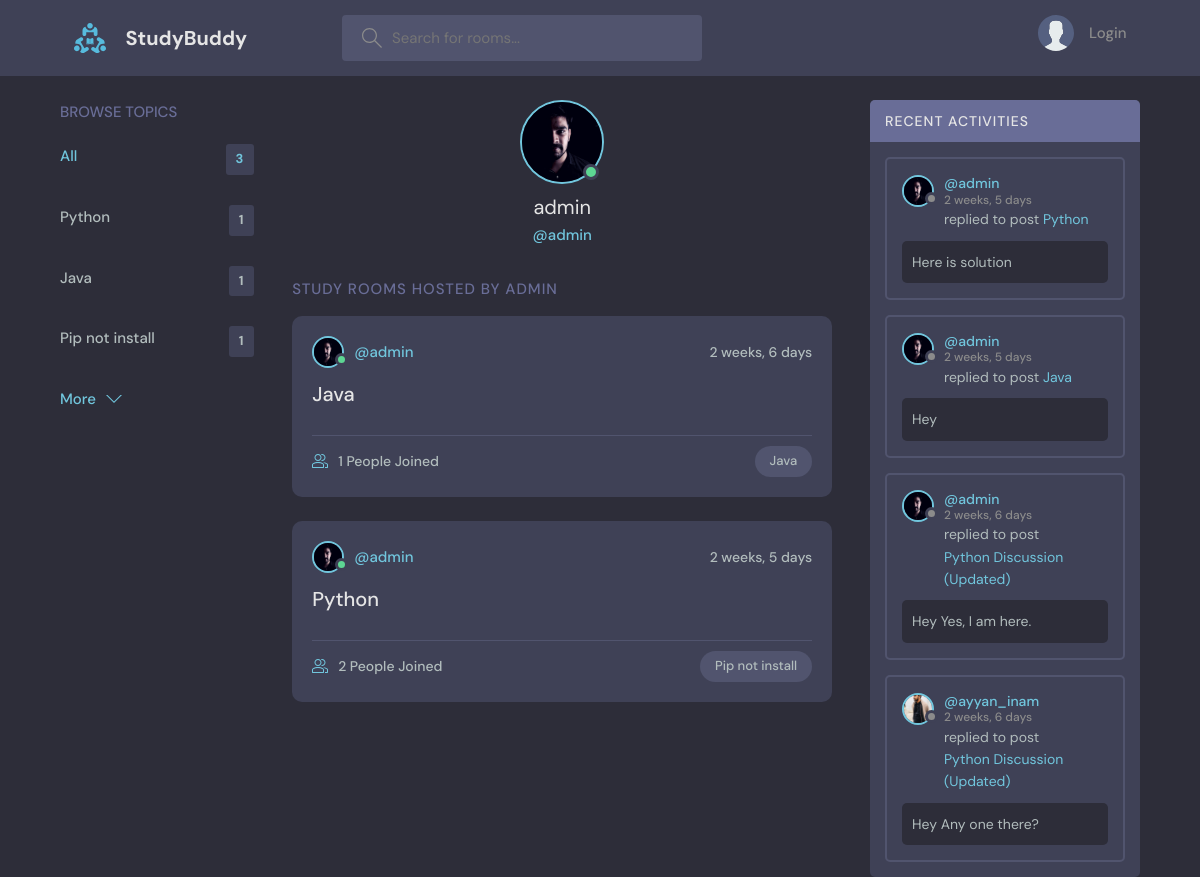
Before: /profile-page/1 with the older database file.
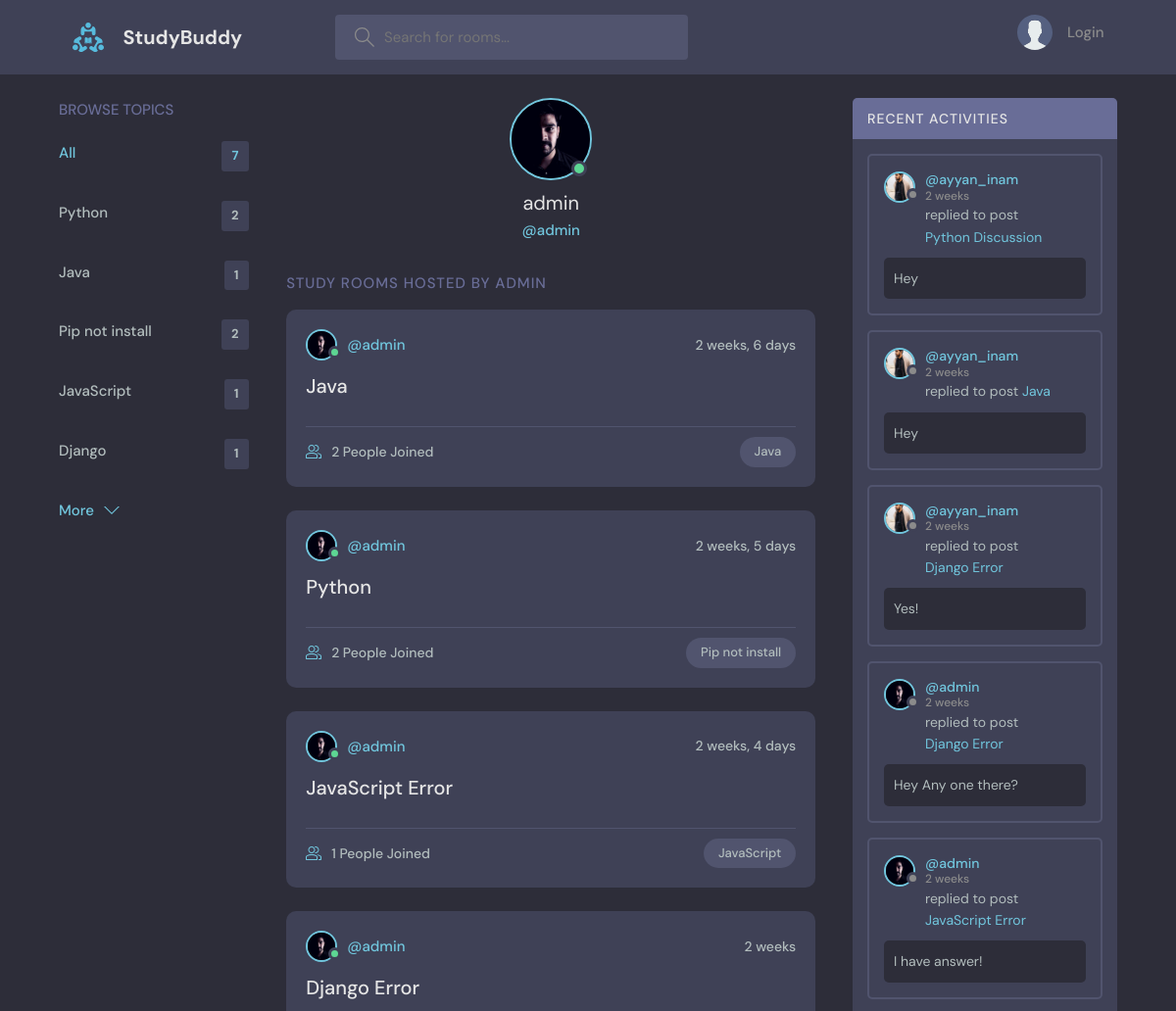
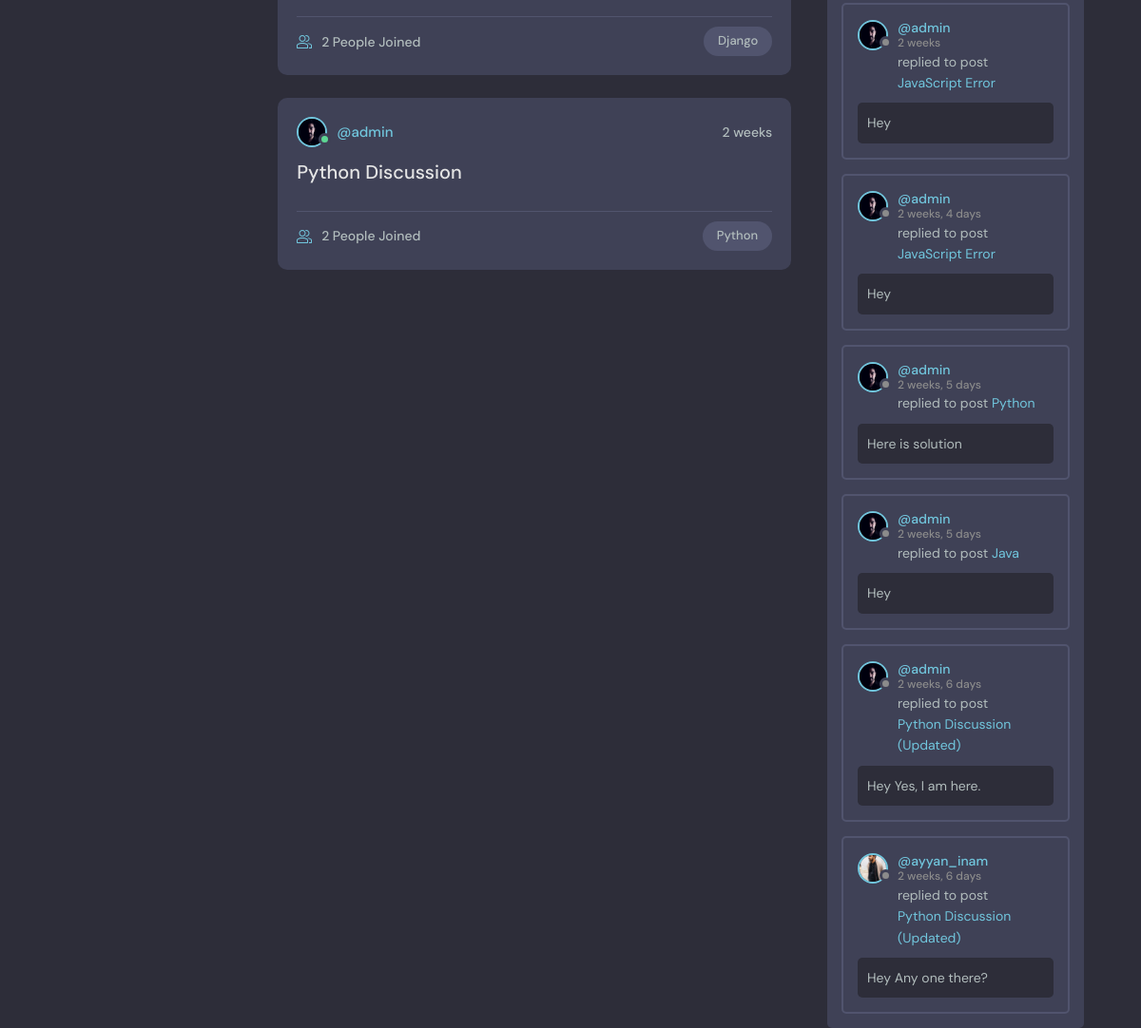
After: the same page with the newer database file (2 pictures, top to bottom).
### base/models.py (models this page shows, shortened)
class Topic(models.Model):
    name = models.CharField(max_length=1000)
    def __str__(self):
        return str(self.name)

class User_detail(models.Model):
    user = models.ForeignKey(User, on_delete=models.CASCADE)
    avatar = models.ImageField(upload_to="avatar", default="avatar.svg", blank=True, null=True)
    bio = models.CharField(max_length=1000, blank=True, null=True)

class Room(models.Model):
    host = models.ForeignKey(User, on_delete=models.CASCADE)
    name = models.CharField(max_length=400)
    topic = models.ForeignKey(Topic, on_delete=models.CASCADE)
    created = models.DateTimeField(auto_now=True)
    participants = models.ManyToManyField(User, related_name='participants', blank=True)
    def __str__(self):
        return str(self.name)

class Message(models.Model):
    user = models.ForeignKey(User, on_delete=models.CASCADE)
    room = models.ForeignKey(Room, on_delete=models.CASCADE)
    body = models.TextField()
    created = models.DateTimeField(auto_now=True)

### base/views.py (the view)
# urls.py: path('profile-page/<int:pk>', views.profile_page, name='profile-page'),
def profile_page(request,pk):
    profile = User.objects.get(id=pk)
    activity_logs = Message.objects.all().order_by('created').reverse()
    topics = Topic.objects.all()[0:5]
    room_count = Room.objects.all().count()
    rooms = profile.room_set.all()
    context = {
        "topics":topics,
        "room_count":room_count,
        "profile":profile,
        "activity_logs":activity_logs,
        "rooms":rooms
    }
    return render(request, "profile.html", context)

### templates/profile.html (shortened to what this page needs)
{% extends 'base.html' %}
{% block body %}
  <main class="profile-page layout layout--3">
    <div class="container">
 {% include 'topic_component.html' %}
      <div class="roomList">
        <div class="profile">
          <div class="profile__avatar">
            <div class="avatar avatar--large active">
              <img src="{{profile.user_detail_set.all.first.avatar.url}}" />
            </div>
          </div>
          <div class="profile__info">
            <h3>{{profile.username}}</h3>
            <p>@{{profile.username}}</p>
          </div>
        </div>
        <div class="roomList__header">
          <div>
            <h2>Study Rooms Hosted by {{profile.username}}</a>
            </h2>
          </div>
        </div>
        {% for room in rooms %}
        <div class="roomListRoom">
          <div class="roomListRoom__header">
            <a href="{% url 'profile-page' profile.id %}" class="roomListRoom__author">
              <div class="avatar avatar--small active">
                <img src="{{room.host.user_detail_set.all.first.avatar.url}}" />
              </div>
              <span>@{{room.host.username}}</span>
            </a>
            <div class="roomListRoom__actions">
              <span>{{room.created | timesince}}</span>
            </div>
          </div>
          <div class="roomListRoom__content">
            <a href="{% url 'room-page' room.id %}">{{room.name}}</a>
          </div>
          <div class="roomListRoom__meta">
            <a class="roomListRoom__joined">
              {{room.participants.count}} People Joined
            </a>
            <p class="roomListRoom__topic">{{room.topic}}</p>
          </div>
        </div>
        {% endfor %}
      </div>
{% include 'activity_component.html' %}
    </div>
  </main>
  {% endblock body %}

### templates/base.html (shortened to what this page needs)
<!DOCTYPE html>
<html lang="en">
{% load static %}
<head>
  <link rel="stylesheet" href="{% static 'css/style.css' %}" />
</head>
<body>
  <header class="header header--loggedIn">
    <div class="container">
      <a href="/" class="header__logo">
        <img src="{% static 'assets/logo.svg' %} " />
        <h1>StudyBuddy</h1>
      </a>
      <form class="header__search" method="GET" action="">
        <label>
          <input name="q" placeholder="Search for rooms..." />
        </label>
      </form>
      <nav class="header__menu">
        {% if user.is_authenticated %}
        <div>
          <div class="header__user">
            <a href="{% url 'profile-page' request.user.id %}">
              <div class="avatar avatar--medium active">
                <img src="{{ request.user.user_detail_set.all.first.avatar.url }}" alt="">
              </div>
              <p>{{request.user.username}} <span>@{{request.user.username}}</span></p>
            </a>
            <button class="dropdown-button">
              <svg version="1.1" xmlns="http://www.w3.org/2000/svg" width="32" height="32" viewBox="0 0 32 32">
                <title>chevron-down</title>
                <path d="M16 21l-13-13h-3l16 16 16-16h-3l-13 13z"></path>
              </svg>
            </button>
          </div>
          <div class="dropdown-menu">
            <a href="{% url 'edit-user' request.user.id %}" class="dropdown-link"><svg version="1.1" xmlns="http://www.w3.org/2000/svg"
                width="32" height="32" viewBox="0 0 32 32">
                <title>tools</title>
                <path
                  d="M27.465 32c-1.211 0-2.35-0.471-3.207-1.328l-9.392-9.391c-2.369 0.898-4.898 0.951-7.355 0.15-3.274-1.074-5.869-3.67-6.943-6.942-0.879-2.682-0.734-5.45 0.419-8.004 0.135-0.299 0.408-0.512 0.731-0.572 0.32-0.051 0.654 0.045 0.887 0.277l5.394 5.395 3.586-3.586-5.394-5.395c-0.232-0.232-0.336-0.564-0.276-0.887s0.272-0.596 0.572-0.732c2.552-1.152 5.318-1.295 8.001-0.418 3.274 1.074 5.869 3.67 6.943 6.942 0.806 2.457 0.752 4.987-0.15 7.358l9.392 9.391c0.844 0.842 1.328 2.012 1.328 3.207-0 2.5-2.034 4.535-4.535 4.535zM15.101 19.102c0.26 0 0.516 0.102 0.707 0.293l9.864 9.863c0.479 0.479 1.116 0.742 1.793 0.742 1.398 0 2.535-1.137 2.535-2.535 0-0.668-0.27-1.322-0.742-1.793l-9.864-9.863c-0.294-0.295-0.376-0.74-0.204-1.119 0.943-2.090 1.061-4.357 0.341-6.555-0.863-2.631-3.034-4.801-5.665-5.666-1.713-0.561-3.468-0.609-5.145-0.164l4.986 4.988c0.391 0.391 0.391 1.023 0 1.414l-5 5c-0.188 0.188-0.441 0.293-0.707 0.293s-0.52-0.105-0.707-0.293l-4.987-4.988c-0.45 1.682-0.397 3.436 0.164 5.146 0.863 2.631 3.034 4.801 5.665 5.666 2.2 0.721 4.466 0.604 6.555-0.342 0.132-0.059 0.271-0.088 0.411-0.088z">
                </path>
              </svg>
              Settings</a>
            <a href="{% url 'logout-page' %} " class="dropdown-link"><svg version="1.1"
                xmlns="http://www.w3.org/2000/svg" width="32" height="32" viewBox="0 0 32 32">
                <title>sign-out</title>
                <path
                  d="M3 0h22c0.553 0 1 0 1 0.553l-0 3.447h-2v-2h-20v28h20v-2h2l0 3.447c0 0.553-0.447 0.553-1 0.553h-22c-0.553 0-1-0.447-1-1v-30c0-0.553 0.447-1 1-1z">
                </path>
                <path
                  d="M21.879 21.293l1.414 1.414 6.707-6.707-6.707-6.707-1.414 1.414 4.293 4.293h-14.172v2h14.172l-4.293 4.293z">
                </path>
              </svg>
              Logout</a>
          </div>
        </div>
        {% else %}
        <a href="{% url 'login-page' %} ">
          <img src="{{ '/media/avatar.svg' }} " />
          <p>Login</p>
        </a>
        {% endif %}
      </nav>
    </div>
  </header>
  {% block body %}
  {% endblock body %}
</body>
</html>

### templates/topic_component.html
        <div class="topics">
            <div class="topics__header">
              <h2>Browse Topics</h2>
            </div>
            <ul class="topics__list">
              <li>
                <a href="/" class="active">All <span>{{room_count}}</span></a>
              </li>
              {% for topic in topics %}
              <li>
                <a href="{% url 'home' %}?q={{topic.name}}">{{topic.name}} <span>{{topic.room_set.all.count}}</span></a>
              </li>
              {% endfor %}
            </ul>
            <a class="btn btn--link" href="{% url 'topic-page' %}">
              More
              <svg version="1.1" xmlns="http://www.w3.org/2000/svg" width="32" height="32" viewBox="0 0 32 32">
                <title>chevron-down</title>
                <path d="M16 21l-13-13h-3l16 16 16-16h-3l-13 13z"></path>
              </svg>
            </a>
          </div>

### templates/activity_component.html (shortened to what this page needs)
 <div class="activities">
   <div class="activities__header">
     <h2>Recent Activities</h2>
     {% for activity in activity_logs %}
   <div class="activities__box">
     <div class="activities__boxHeader roomListRoom__header">
       <a href="{% url 'profile-page' activity.user.id %}" class="roomListRoom__author">
         <div class="avatar avatar--small">
           <img src="{{ activity.user.user_detail_set.all.first.avatar.url }}" />
         </div>
         <p>
           @{{activity.user}}
           <span>{{activity.created | timesince}}</span>
         </p>
       </a>
     </div>
     <div class="activities__boxContent">
       <p>replied to post <a href="{% url 'room-page' activity.room.id %}">{{activity.room}}</a></p>
       <div class="activities__boxRoomContent">
         {{activity.body|slice:"0:50"}}
       </div>
     </div>
 </div>
 {% endfor %}

Changed rows visible on the page:
computed for Topic "Python": room_set.all.count "1" → "2"
computed for Topic "Pip not install": room_set.all.count "1" → "2"
added Topic: name "JavaScript", room_set.all.count "1"
added Topic: name "Django", room_set.all.count "1"
computed for Room "Java": participants.count "1" → "2"
added Room: host.user_detail_set.all.first.avatar (picture), host.username "admin", created "2 weeks, 4 days", name "JavaScript Error", participants.count "1", topic "JavaScript"
added Room: host.user_detail_set.all.first.avatar (picture), host.username "admin", created "2 weeks", name "Django Error", participants.count "2", topic "Django"
added Room: host.user_detail_set.all.first.avatar (picture), host.username "admin", created "2 weeks", name "Python Discussion", participants.count "2", topic "Python"
added Message: user.user_detail_set.all.first.avatar (picture), user "ayyan_inam", created "2 weeks", room "Python Discussion", body "Hey"
added Message: user.user_detail_set.all.first.avatar (picture), user "ayyan_inam", created "2 weeks", room "Java", body "Hey"
added Message: user.user_detail_set.all.first.avatar (picture), user "ayyan_inam", created "2 weeks", room "Django Error", body "Yes!"
added Message: user.user_detail_set.all.first.avatar (picture), user "admin", created "2 weeks", room "Django Error", body "Hey Any one there?"
added Message: user.user_detail_set.all.first.avatar (picture), user "admin", created "2 weeks", room "JavaScript Error", body "I have answer!"
added Message: user.user_detail_set.all.first.avatar (picture), user "admin", created "2 weeks", room "JavaScript Error", body "Hey"
added Message: user.user_detail_set.all.first.avatar (picture), user "admin", created "2 weeks, 4 days", room "JavaScript Error", body "Hey"
Other visible differences:
{{ room_count }}: "3" → "7"
